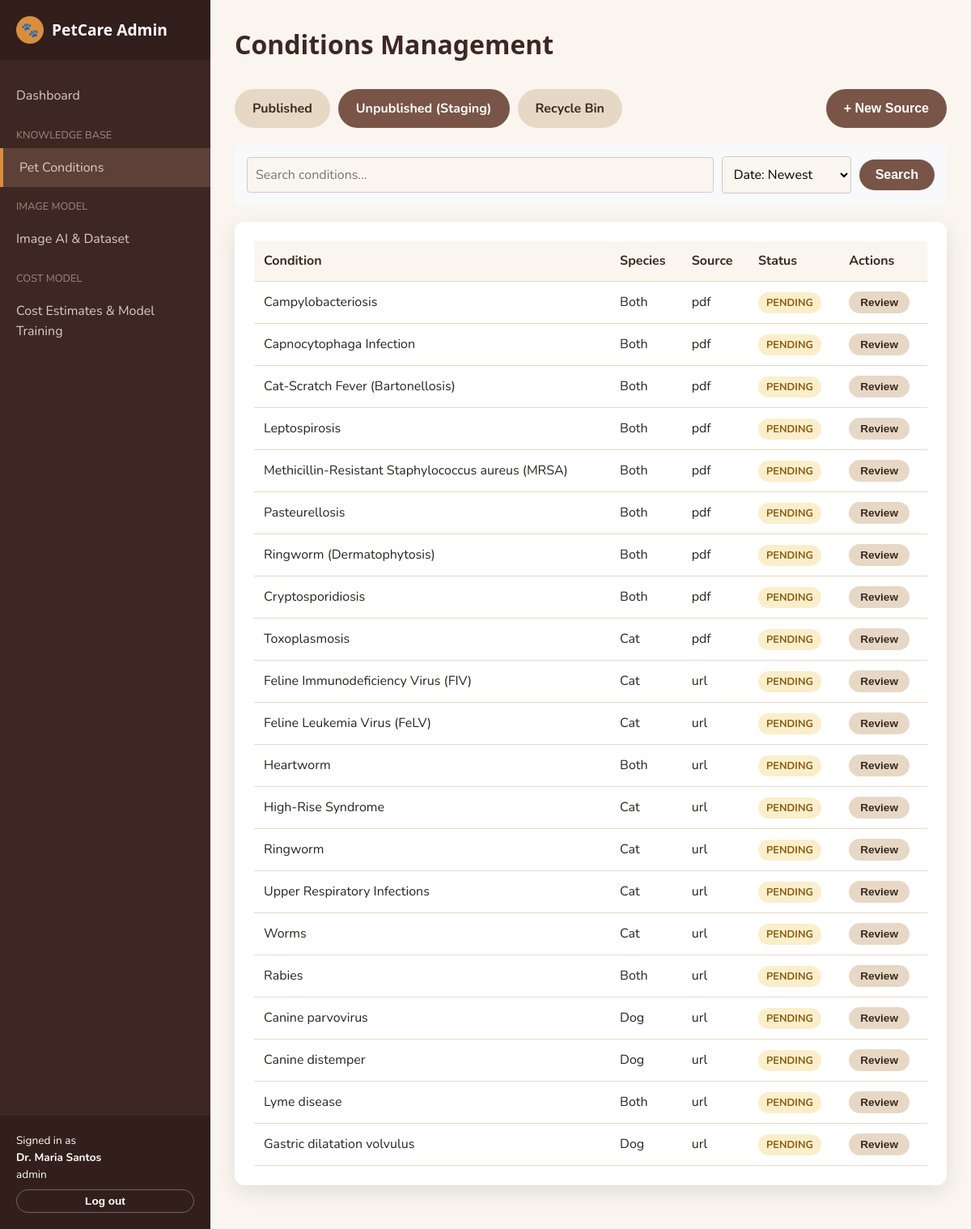
The page /admin/conditions.php?view=staging&id=185 (signed in) on the database its author committed.
### tables this page shows
CREATE TABLE `staging_queue` (
  `id` int(11) NOT NULL,
  `source_type` enum('url','pdf','manual') NOT NULL DEFAULT 'url',
  `source_reference` varchar(500) NOT NULL,
  `extracted_condition_name` varchar(150) DEFAULT NULL,
  `extracted_summary` text DEFAULT NULL,
  `extracted_symptoms` text DEFAULT NULL,
  `extracted_action` text DEFAULT NULL,
  `confidence_score` decimal(5,2) DEFAULT NULL,
  `status` enum('pending','approved','rejected') NOT NULL DEFAULT 'pending',
  `submitted_by` int(11) DEFAULT NULL,
  `reviewed_by` int(11) DEFAULT NULL,
  `reviewer_notes` text DEFAULT NULL,
  `created_at` datetime NOT NULL DEFAULT current_timestamp(),
  `reviewed_at` datetime DEFAULT NULL,
  `extracted_species` enum('dog','cat','both','other') DEFAULT 'both'
);

### db/admin_auth.php (called while the page is built, shortened)
<?php
function current_admin(): ?array {
    $conn = get_db_connection();
    $stmt = $conn->prepare('SELECT id, full_name, email, role FROM admins WHERE id = ? AND is_active = 1');
    $stmt->bind_param('i', $_SESSION['admin_id']);
    $stmt->execute();
    $result = $stmt->get_result();
    $admin = $result->fetch_assoc();
    return $admin ?: null;
}

### db/functions.php (called while the page is built, shortened)
<?php
function h(?string $value): string {
    return htmlspecialchars($value ?? '', ENT_QUOTES, 'UTF-8');
}

### admin/conditions.php (the view, shortened to what this page needs)
<?php
require_once __DIR__ . '/../db/admin_auth.php';
$admin = current_admin();
$conn = get_db_connection();
$conn->query("ALTER TABLE conditions ADD COLUMN IF NOT EXISTS deleted_at DATETIME NULL DEFAULT NULL");
$conn->query("ALTER TABLE staging_queue ADD COLUMN IF NOT EXISTS extracted_species ENUM('dog','cat','both','other') DEFAULT 'both'");
$conn->query("DELETE FROM conditions WHERE deleted_at IS NOT NULL AND deleted_at < NOW() - INTERVAL 30 DAY");
$conn->query("DELETE FROM staging_queue WHERE status = 'rejected' AND reviewed_at < NOW() - INTERVAL 30 DAY");
$view = $_GET['view'] ?? 'published';
$search = trim($_GET['search'] ?? '');
$sort = $_GET['sort'] ?? 'date_desc';
$safe_search = $conn->real_escape_string($search);
$search_sql_cond = $search ? " AND condition_name LIKE '%$safe_search%'" : "";
$search_sql_stage = $search ? " AND extracted_condition_name LIKE '%$safe_search%'" : "";
$order_sql_cond = match($sort) {
    'name_asc' => 'ORDER BY condition_name ASC',
    'name_desc' => 'ORDER BY condition_name DESC',
    'date_asc' => 'ORDER BY created_at ASC',
    default => 'ORDER BY created_at DESC',
};
$order_sql_stage = match($sort) {
    'name_asc' => 'ORDER BY extracted_condition_name ASC',
    'name_desc' => 'ORDER BY extracted_condition_name DESC',
    'date_asc' => 'ORDER BY created_at ASC',
    default => 'ORDER BY created_at DESC',
};
if ($view === 'published') {
    $rows = $conn->query("SELECT * FROM conditions WHERE is_published = 1 AND deleted_at IS NULL $search_sql_cond $order_sql_cond");
} elseif ($view === 'staging') {
    $rows = $conn->query("SELECT * FROM staging_queue WHERE status = 'pending' $search_sql_stage $order_sql_stage");
} elseif ($view === 'recycle') {
    $del_conditions = $conn->query("SELECT * FROM conditions WHERE deleted_at IS NOT NULL $search_sql_cond ORDER BY deleted_at DESC");
    $rej_staging = $conn->query("SELECT * FROM staging_queue WHERE status = 'rejected' $search_sql_stage ORDER BY reviewed_at DESC");
}
include __DIR__ . '/../design/admin_header.php';
?>
<div class="admin-topbar">
    <h1>Conditions Management</h1>
</div>
<div class="btn-group">
    <a href="?view=published" class="btn <?= $view === 'published' ? 'btn-primary' : 'btn-secondary' ?>">Published</a>
    <a href="?view=staging" class="btn <?= $view === 'staging' ? 'btn-primary' : 'btn-secondary' ?>">Unpublished (Staging)</a>
    <a href="?view=recycle" class="btn <?= $view === 'recycle' ? 'btn-primary' : 'btn-secondary' ?>">Recycle Bin</a>
    <button onclick="document.getElementById('ingestModal').style.display='flex'" class="btn btn-primary" style="margin-left: auto;">+ New Source</button>
</div>
<form class="search-bar" method="GET" action="conditions.php">
    <input type="text" name="search" value="<?= h($search) ?>" placeholder="Search conditions..." style="flex: 1; padding: 10px; border: 1px solid #ccc; border-radius: 4px; min-width: 250px;">
    <select name="sort" style="width: 160px; flex-shrink: 0; padding: 10px; border: 1px solid #ccc; border-radius: 4px;">
        <option value="date_desc" <?= $sort === 'date_desc' ? 'selected' : '' ?>>Date: Newest</option>
    </select>
    <button type="submit" class="btn btn-primary" style="flex-shrink: 0; padding: 10px 20px;">Search</button>
</form>
<?php if ($view === 'published'): ?>
<div class="panel">
    <table class="data-table">
        <thead>
            <tr><th>Condition Name</th><th>Species</th><th>Severity</th><th>Published Date</th><th style="width: 250px;">Actions</th></tr>
        </thead>
        <tbody>
            <?php if ($rows->num_rows === 0): ?><tr><td colspan="5">No conditions found.</td></tr><?php endif; ?>
            <?php while ($row = $rows->fetch_assoc()): ?>
                <tr>
                    <td><strong><?= h($row['condition_name']) ?></strong></td>
                    <td style="text-transform: capitalize;"><?= h($row['species']) ?></td>
                    <td><span class="pill pill-<?= h($row['severity']) ?>"><?= h($row['severity']) ?></span></td>
                    <td><?= date('M j, Y', strtotime($row['created_at'])) ?></td>
                    <td style="display: flex; gap: 5px;">
                        <button type="button" class="btn btn-secondary btn-sm" onclick='openEditModal(<?= htmlspecialchars(json_encode($row), ENT_QUOTES, 'UTF-8') ?>)'>Edit</button>
                        <form method="POST" onsubmit="return confirm('Unpublish this condition?');" style="margin:0;">
                            <?= csrf_field() ?><input type="hidden" name="action_type" value="unpublish"><input type="hidden" name="id" value="<?= $row['id'] ?>">
                            <button type="submit" class="btn btn-secondary btn-sm">Unpublish</button>
                        </form>
                        <form method="POST" onsubmit="return confirm('Move this condition to the Recycle Bin?');" style="margin:0;">
                            <?= csrf_field() ?><input type="hidden" name="action_type" value="delete"><input type="hidden" name="id" value="<?= $row['id'] ?>">
                            <button type="submit" class="btn btn-reject btn-sm">Delete</button>
                        </form>
                    </td>
                </tr>
            <?php endwhile; ?>
        </tbody>
    </table>
</div>
<?php elseif ($view === 'staging'): ?>
<div class="panel">
    <table class="data-table">
        <thead><tr><th>Condition</th><th>Species</th><th>Source</th><th>Status</th><th>Actions</th></tr></thead>
        <tbody>
        <?php while ($row = $rows->fetch_assoc()): ?>
            <tr>
                <td><?= h($row['extracted_condition_name']) ?></td>
                <td style="text-transform: capitalize;"><?= h($row['extracted_species']) ?></td>
                <td><?= h($row['source_type']) ?></td>
                <td><span class="pill pill-<?= h($row['status']) ?>"><?= h($row['status']) ?></span></td>
                <td><button type="button" class="btn btn-secondary btn-sm" onclick='openReviewModal(<?= htmlspecialchars(json_encode($row), ENT_QUOTES, 'UTF-8') ?>)'>Review</button></td>
            </tr>
        <?php endwhile; ?>
        </tbody>
    </table>
</div>
<?php endif; ?>
<?php include __DIR__ . '/../design/admin_footer.php'; ?>

### design/admin_header.php (shortened to what this page needs)
<?php
$current = basename($_SERVER['SCRIPT_NAME']);
function nav_active($file, $current) { return $file === $current ? 'active' : ''; }
?>
<!DOCTYPE html>
<html lang="en">
<head>
<link rel="stylesheet" href="../design/css/style.css">
</head>
<body>
<div class="admin-shell">
    <aside class="admin-sidebar">
        <div class="brand"><span class="paw">🐾</span> PetCare Admin</div>
        <nav>
            <a href="/pet_system_real/admin/dashboard.php" class="<?= nav_active('dashboard.php', $current) ?>">Dashboard</a>
            <div class="section-label">Knowledge Base</div>
            <a href="/pet_system_real/admin/conditions.php" class="<?= nav_active('conditions.php', $current) ?>">Pet Conditions</a>
            <div class="section-label">Image Model</div>
            <a href="/pet_system_real/admin/image-review.php" class="<?= nav_active('image-review.php', $current) ?>">Image AI & Dataset</a>
            <div class="section-label">Cost Model</div>
            <a href="/pet_system_real/admin/cost-data.php" class="<?= nav_active('cost-data.php', $current) ?>">Cost Estimates & Model Training</a>
        </nav>
        <div class="sidebar-footer">
            Signed in as<br>
            <strong><?= h($admin['full_name'] ?? '') ?></strong><br>
            <span style="color: var(--moss-300)"><?= h($admin['role'] ?? '') ?></span>
            <form method="POST" action="/pet_system_real/admin/logout.php">
                <button type="submit" class="btn btn-outline btn-sm" style="width:100%; margin-top:8px; color:#fff; border-color: rgba(255,255,255,0.3);">Log out</button>
            </form>
        </div>
    </aside>
    <main class="admin-main">

### design/css/style.css (style rules this page uses)
:root { --brown-900: #3e2723; --brown-700: #5d4037; --brown-500: #795548; --brown-300: #a1887f; --brown-100: #d7ccc8; --bark-900: #3a2a1e; --bark-700: #6b4a30; --bark-500: #9a7150; --bark-200: #e7d8c6; --cream: #faf6ef; --paw-amber: #d98e3c; --ink: #2a241d; --danger: #b34a3a; --radius-lg: 18px; --radius-md: 12px; --shadow-soft: 0 8px 24px rgba(58, 42, 30, 0.12); --font-display: 'Fredoka', 'Segoe UI', sans-serif; --font-body: 'Nunito', 'Segoe UI', sans-serif; }
* { box-sizing: border-box; }
body { margin: 0; font-family: var(--font-body); background: var(--cream); color: var(--ink); line-height: 1.55; }
a { color: var(--brown-700); text-decoration: none; }
.brand { display: flex; align-items: center; gap: 10px; font-family: var(--font-display); font-size: 1.35rem; color: #fff; }
.brand .paw { width: 34px; height: 34px; background: var(--paw-amber); border-radius: 50%; display: inline-flex; align-items: center; justify-content: center; font-size: 1.1rem; }
.btn { display: inline-block; padding: 12px 22px; border-radius: 999px; font-weight: 700; font-size: 1rem; border: none; cursor: pointer; text-align: center; }
.btn-primary { background: var(--brown-500); color: #fff; }
.btn-secondary { background: var(--bark-200); color: var(--bark-900); }
.btn-outline { background: transparent; border: 1px solid var(--bark-500); color: var(--bark-900); }
.btn-sm { padding: 6px 14px; font-size: 0.85rem; }
input[type="text"], input[type="url"], input[type="email"], input[type="password"], input[type="number"], input[type="file"], select, textarea { width: 100%; padding: 11px 13px; border: 1.5px solid var(--bark-200); border-radius: var(--radius-md); font-size: 1rem; font-family: var(--font-body); background: var(--cream); }
.admin-shell { display: flex; height: 100vh; overflow: hidden; background: var(--cream); }
.admin-sidebar { width: 260px; background: var(--brown-900); color: #fff; display: flex; flex-direction: column; }
.admin-sidebar .brand { padding: 20px; font-size: 1.2rem; font-weight: bold; background: rgba(0,0,0,0.2); }
.admin-sidebar nav { flex: 1; padding: 20px 0; overflow-y: auto; }
.admin-sidebar nav a { display: block; padding: 12px 20px; color: var(--brown-100); text-decoration: none; }
.admin-sidebar nav a:hover, .admin-sidebar nav a.active { background: var(--brown-700); border-left: 4px solid var(--paw-amber); }
.admin-sidebar .section-label { padding: 15px 20px 5px; font-size: 0.8rem; text-transform: uppercase; color: var(--brown-300); }
.sidebar-footer { padding: 20px; background: rgba(0,0,0,0.2); font-size: 0.85rem; }
.admin-main { flex: 1; padding: 30px; overflow-y: auto; }
.admin-topbar { display: flex; justify-content: space-between; align-items: center; margin-bottom: 30px; }
.admin-topbar h1 { margin: 0; color: var(--brown-900); font-family: var(--font-display); }
.panel { background: #fff; padding: 24px; border-radius: var(--radius-md); box-shadow: var(--shadow-soft); margin-bottom: 24px; }
.data-table { width: 100%; border-collapse: collapse; }
.data-table th, .data-table td { padding: 12px; border-bottom: 1px solid var(--bark-200); text-align: left; }
.data-table th { background: var(--cream); font-weight: bold; color: var(--bark-900); }
.pill { padding: 4px 10px; border-radius: 99px; font-size: 0.8rem; font-weight: bold; text-transform: uppercase; }
.pill-pending { background: #fbeecb; color: #8a5d10; }

### admin/conditions.php (style rules this page uses)
.btn-group { display: flex; gap: 10px; margin-bottom: 20px; }
.search-bar { display: flex; gap: 10px; margin-bottom: 20px; background: #f8f9fa; padding: 15px; border-radius: 8px; align-items: center; width: 100%; box-sizing: border-box; }

### rows shown on the page
staging_queue: extracted_condition_name "Campylobacteriosis", extracted_species "Both", source_type "pdf", status "PENDING"
staging_queue: extracted_condition_name "Capnocytophaga Infection", extracted_species "Both", source_type "pdf", status "PENDING"
staging_queue: extracted_condition_name "Cat-Scratch Fever (Bartonellosis)", extracted_species "Both", source_type "pdf", status "PENDING"
staging_queue: extracted_condition_name "Leptospirosis", extracted_species "Both", source_type "pdf", status "PENDING"
staging_queue: extracted_condition_name "Methicillin-Resistant Staphylococcus aureus (MRSA)", extracted_species "Both", source_type "pdf", status "PENDING"
staging_queue: extracted_condition_name "Pasteurellosis", extracted_species "Both", source_type "pdf", status "PENDING"
staging_queue: extracted_condition_name "Ringworm (Dermatophytosis)", extracted_species "Both", source_type "pdf", status "PENDING"
staging_queue: extracted_condition_name "Cryptosporidiosis", extracted_species "Both", source_type "pdf", status "PENDING"
staging_queue: extracted_condition_name "Toxoplasmosis", extracted_species "Cat", source_type "pdf", status "PENDING"
staging_queue: extracted_condition_name "Feline Immunodeficiency Virus (FIV)", extracted_species "Cat", source_type "url", status "PENDING"
staging_queue: extracted_condition_name "Feline Leukemia Virus (FeLV)", extracted_species "Cat", source_type "url", status "PENDING"
staging_queue: extracted_condition_name "Heartworm", extracted_species "Both", source_type "url", status "PENDING"
staging_queue: extracted_condition_name "High-Rise Syndrome", extracted_species "Cat", source_type "url", status "PENDING"
staging_queue: extracted_condition_name "Ringworm", extracted_species "Cat", source_type "url", status "PENDING"
staging_queue: extracted_condition_name "Upper Respiratory Infections", extracted_species "Cat", source_type "url", status "PENDING"
staging_queue: extracted_condition_name "Worms", extracted_species "Cat", source_type "url", status "PENDING"
staging_queue: extracted_condition_name "Rabies", extracted_species "Both", source_type "url", status "PENDING"
staging_queue: extracted_condition_name "Canine parvovirus", extracted_species "Dog", source_type "url", status "PENDING"
staging_queue: extracted_condition_name "Canine distemper", extracted_species "Dog", source_type "url", status "PENDING"
staging_queue: extracted_condition_name "Lyme disease", extracted_species "Both", source_type "url", status "PENDING"
staging_queue: extracted_condition_name "Gastric dilatation volvulus", extracted_species "Dog", source_type "url", status "PENDING"

### other values the page prints
$admin['full_name'] "Dr. Maria Santos"
$admin['role'] "admin"
